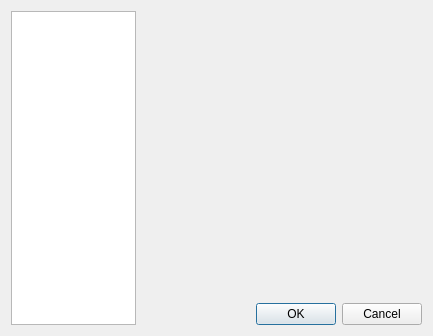
<?xml version="1.0" encoding="UTF-8"?>
<ui version="4.0">
 <class>UserSettingsPage</class>
 <widget class="QDialog" name="UserSettingsPage">
  <property name="geometry">
   <rect>
    <x>0</x>
    <y>0</y>
    <width>433</width>
    <height>336</height>
   </rect>
  </property>
  <property name="windowTitle">
   <string>PD Settings</string>
  </property>
  <layout class="QGridLayout" name="gridLayout">
   <item row="0" column="0" rowspan="2" colspan="2">
    <widget class="QListWidget" name="settingsMenuList">
     <property name="maximumSize">
      <size>
       <width>125</width>
       <height>16777215</height>
      </size>
     </property>
     <property name="font">
      <font>
       <family>Arial</family>
       <pointsize>10</pointsize>
      </font>
     </property>
     <property name="selectionBehavior">
      <enum>QAbstractItemView::SelectRows</enum>
     </property>
     <property name="resizeMode">
      <enum>QListView::Fixed</enum>
     </property>
     <property name="spacing">
      <number>5</number>
     </property>
     <property name="gridSize">
      <size>
       <width>25</width>
       <height>25</height>
      </size>
     </property>
     <property name="selectionRectVisible">
      <bool>false</bool>
     </property>
    </widget>
   </item>
   <item row="0" column="2">
    <widget class="QStackedWidget" name="stackedWidget">
     <property name="sizePolicy">
      <sizepolicy hsizetype="Expanding" vsizetype="Expanding">
       <horstretch>0</horstretch>
       <verstretch>0</verstretch>
      </sizepolicy>
     </property>
     <property name="lineWidth">
      <number>0</number>
     </property>
     <widget class="QWidget" name="page"/>
     <widget class="QWidget" name="page_2"/>
    </widget>
   </item>
   <item row="1" column="1" colspan="2">
    <widget class="QDialogButtonBox" name="buttonBox">
     <property name="orientation">
      <enum>Qt::Horizontal</enum>
     </property>
     <property name="standardButtons">
      <set>QDialogButtonBox::Cancel|QDialogButtonBox::Ok</set>
     </property>
    </widget>
   </item>
  </layout>
 </widget>
 <resources/>
 <connections>
  <connection>
   <sender>buttonBox</sender>
   <signal>accepted()</signal>
   <receiver>UserSettingsPage</receiver>
   <slot>accept()</slot>
   <hints>
    <hint type="sourcelabel">
     <x>248</x>
     <y>254</y>
    </hint>
    <hint type="destinationlabel">
     <x>157</x>
     <y>274</y>
    </hint>
   </hints>
  </connection>
  <connection>
   <sender>buttonBox</sender>
   <signal>rejected()</signal>
   <receiver>UserSettingsPage</receiver>
   <slot>reject()</slot>
   <hints>
    <hint type="sourcelabel">
     <x>316</x>
     <y>260</y>
    </hint>
    <hint type="destinationlabel">
     <x>286</x>
     <y>274</y>
    </hint>
   </hints>
  </connection>
 </connections>
</ui>
